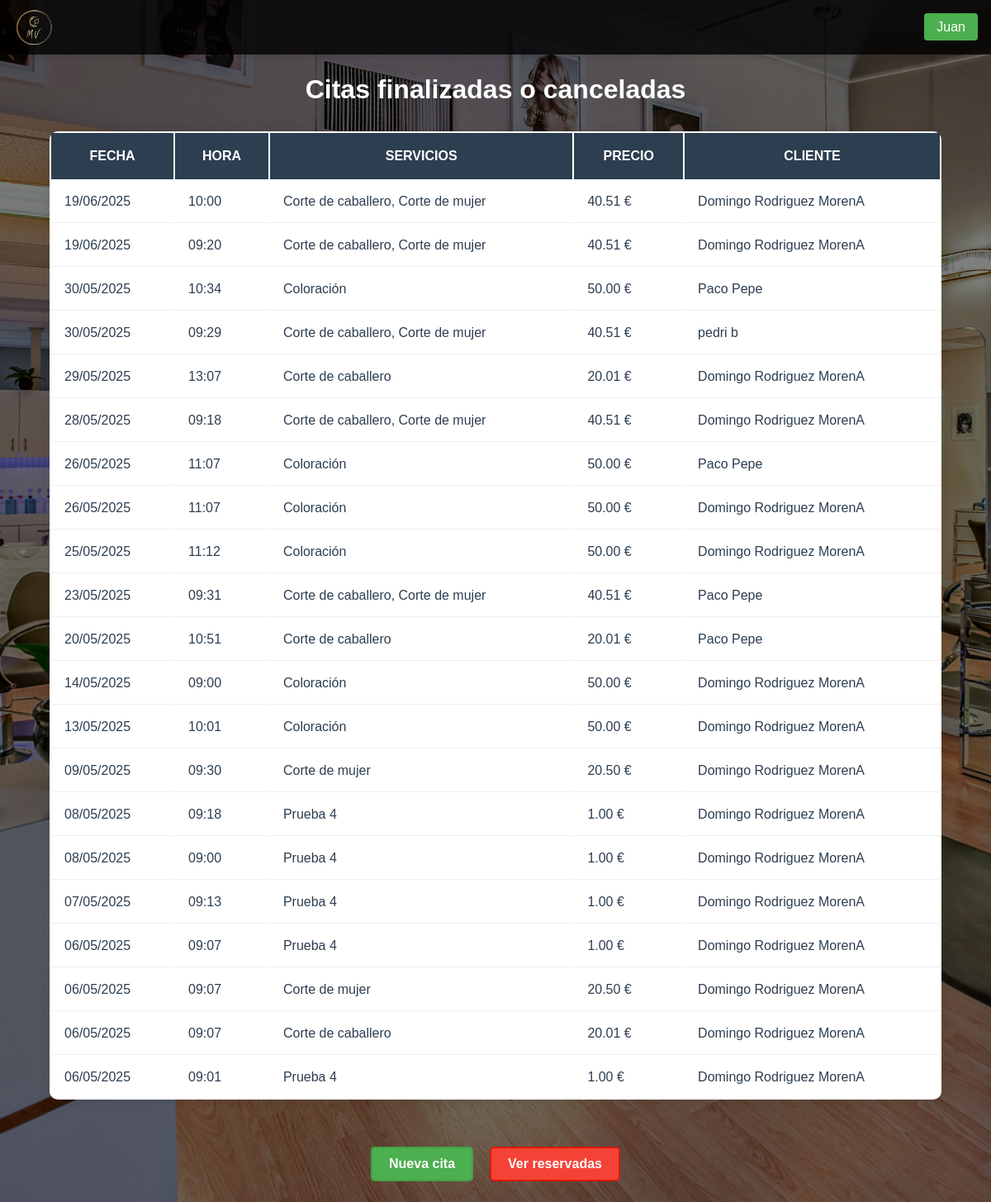
Page /paginas/citas.php?filtro=finalizadas (signed in) on the committed database.
### tables this page shows
CREATE TABLE `citas` (
  `id_cita` int NOT NULL AUTO_INCREMENT,
  `id_cliente` int DEFAULT NULL,
  `fecha_cita` date NOT NULL,
  `hora_inicio` time NOT NULL,
  `hora_fin` time DEFAULT NULL,
  `estado` enum('reservada','cancelada','finalizada') NOT NULL,
  `duracion_total` int NOT NULL,
  `precio_final` decimal(10,2) DEFAULT NULL,
  PRIMARY KEY (`id_cita`),
  KEY `id_cliente` (`id_cliente`),
  KEY `idx_fecha_cita` (`fecha_cita`),
  CONSTRAINT `citas_ibfk_1` FOREIGN KEY (`id_cliente`) REFERENCES `clientes` (`id_cliente`)
);

### funcionalidades/verificar_admin.php (called while the page is built, shortened)
<?php
function esAdministrador($conn) {
    try {
        $stmt = $conn->prepare("SELECT es_admin FROM empleados WHERE dni = :dni AND activo = 1");
        $stmt->execute([':dni' => $_SESSION['dni']]);
        return ($stmt->fetch(PDO::FETCH_COLUMN) == 1);
    } catch (PDOException $e) {
        error_log("Error verificando admin: " . $e->getMessage());
        return false;
    }
}

### paginas/citas.php (the view, shortened to what this page needs)
<?php
require_once $_SERVER['DOCUMENT_ROOT'] . '/TFGPeluqueria/funcionalidades/conexion.php';
require_once $_SERVER['DOCUMENT_ROOT'] . '/TFGPeluqueria/funcionalidades/verificar_admin.php';
include $_SERVER['DOCUMENT_ROOT'] . '/TFGPeluqueria/plantillas/navbar.php';
$esAdmin = esAdministrador($conn);
$filtro = $_GET['filtro'] ?? 'reservadas';
$condicionEstado = ($filtro === 'reservadas')
    ? "c.estado = 'reservada'"
    : "c.estado IN ('finalizada', 'cancelada')";
$citas = [];
try {
    $stmt = $conn->prepare("
        SELECT c.id_cita, c.fecha_cita, c.hora_inicio, c.estado,
               c.precio_final,
               GROUP_CONCAT(s.nombre_servicio SEPARATOR ', ') AS servicios,
               CONCAT(cli.nombre, ' ', cli.apellidos) AS cliente
        FROM citas c
        JOIN clientes cli ON c.id_cliente = cli.id_cliente
        JOIN citas_servicios cs ON c.id_cita = cs.id_cita
        JOIN servicios s ON cs.id_servicio = s.id_servicio
	WHERE $condicionEstado
        GROUP BY c.id_cita
        ORDER BY c.fecha_cita DESC, c.hora_inicio DESC
    ");
    $stmt->execute();
    $citas = $stmt->fetchAll(PDO::FETCH_ASSOC);
} catch (PDOException $e) {
    echo "Error al obtener citas: " . $e->getMessage();
}
?>
<!DOCTYPE html>
<html lang="es">
<head>
    <link rel="stylesheet" href="/TFGPeluqueria/css/styles.css">
</head>
<body>
    <div class="contenedor-principal">
        <h1>Citas <?= $filtro === 'reservadas' ? 'reservadas' : 'finalizadas o canceladas' ?></h1>
        <?php if (empty($citas)): ?>
                <p>No hay citas <?= $filtro === 'reservadas' ? 'reservadas' : 'finalizadas o canceladas' ?>.</p>
        <?php else: ?>
            <table class="tabla-citas">
                <thead>
                    <tr>
                        <th>Fecha</th>
                        <th>Hora</th>
                        <th>Servicios</th>
                        <th>Precio</th>
                        <th>Cliente</th>
		   </tr>
                </thead>
                <tbody>
                    <?php foreach ($citas as $cita): ?>
                        <tr onclick="window.location='/TFGPeluqueria/paginas/datos_cita.php?id_cita=<?= $cita['id_cita'] ?>'" style="cursor: pointer;">
                            <td><?= date('d/m/Y', strtotime($cita['fecha_cita'])) ?></td>
                            <td><?= date('H:i', strtotime($cita['hora_inicio'])) ?></td>
                            <td><?= $cita['servicios'] ?></td>
                            <td><?= number_format($cita['precio_final'], 2) ?> €</td>
                            <td><?= $cita['cliente'] ?></td>
                        </tr>
                    <?php endforeach; ?>
                </tbody>
            </table>
        <?php endif; ?>
        <div class="contenedor-botones">
            <?php if ($esAdmin): ?>
                <a href="/TFGPeluqueria/paginas/seleccionar_cliente.php" class="boton-alta">Nueva cita</a>
                <a href="citas.php?filtro=<?= $filtro === 'reservadas' ? 'finalizadas' : 'reservadas' ?>"
                class="boton-baja">
                    <?= $filtro === 'reservadas' ? 'Ver finalizadas/canceladas' : 'Ver reservadas' ?>
                </a>
            <?php endif; ?>
        </div>
    </div>
</body>
</html>

### css/styles.css (style rules this page uses)
* { margin: 0; padding: 0; box-sizing: border-box; font-family: 'Arial', sans-serif; }
:root { --color-primario: #2c3e50; --color-secundario: #e67e22; --fondo-beige: #FFF8DC; --tabla-dorado: #20d4da; --color-desplegables: rgba(25, 121, 230, 0.459); }
body { min-height: 100vh; position: relative; margin: 0; padding: 0; }
body::before { content: ""; position: absolute; top: 0; left: 0; width: 100%; height: 100%; background: linear-gradient(rgba(0, 0, 0, 0.5), rgba(0, 0, 0, 0.5)), url('/TFGPeluqueria/imagenes/Fondo.jpg') center/cover; background-attachment: scroll; }
.contenedor-principal, .registros-container { padding-top: 90px; position: relative; color: white; min-height: 100vh; display: flex; flex-direction: column; justify-content: flex-start; align-items: center; text-align: center; }
.tabla-citas { width: 90%; margin: 2rem auto; background: white; border-radius: 10px; box-shadow: 0 2px 15px rgba(0, 0, 0, 0.1); overflow: hidden; overflow-x: auto; }
.tabla-citas th { background-color: var(--color-primario); color: white; padding: 1.2rem; text-align: center; font-weight: 600; text-transform: uppercase; }
.tabla-citas td { padding: 1rem; border-bottom: 1px solid #eeeeee; color: var(--color-primario); }
.tabla-citas tr:last-child td { border-bottom: none; }
.boton-alta { background-color: #4CAF50; border: 2px solid #45a049; }
.contenedor-botones { display: flex; gap: 10px; margin: 15px 0; }
.boton-alta, .boton-baja { display: inline-block; padding: 10px 20px; border-radius: 5px; text-decoration: none; color: white; font-weight: bold; transition: background-color 0.3s ease; margin: 10px 5px; }
.boton-baja { background-color: #f44336; border: 2px solid #da190b; }

### rows in the picture
citas: fecha_cita "19/06/2025", hora_inicio "10:00", servicios "Corte de caballero, Corte de mujer", precio_final "40.51", cliente "Domingo Rodriguez MorenA"
citas: fecha_cita "19/06/2025", hora_inicio "09:20", servicios "Corte de caballero, Corte de mujer", precio_final "40.51", cliente "Domingo Rodriguez MorenA"
citas: fecha_cita "30/05/2025", hora_inicio "10:34", servicios "Coloración", precio_final "50.00", cliente "Paco Pepe"
citas: fecha_cita "30/05/2025", hora_inicio "09:29", servicios "Corte de caballero, Corte de mujer", precio_final "40.51", cliente "pedri b"
citas: fecha_cita "29/05/2025", hora_inicio "13:07", servicios "Corte de caballero", precio_final "20.01", cliente "Domingo Rodriguez MorenA"
citas: fecha_cita "28/05/2025", hora_inicio "09:18", servicios "Corte de caballero, Corte de mujer", precio_final "40.51", cliente "Domingo Rodriguez MorenA"
citas: fecha_cita "26/05/2025", hora_inicio "11:07", servicios "Coloración", precio_final "50.00", cliente "Paco Pepe"
citas: fecha_cita "26/05/2025", hora_inicio "11:07", servicios "Coloración", precio_final "50.00", cliente "Domingo Rodriguez MorenA"
citas: fecha_cita "25/05/2025", hora_inicio "11:12", servicios "Coloración", precio_final "50.00", cliente "Domingo Rodriguez MorenA"
citas: fecha_cita "23/05/2025", hora_inicio "09:31", servicios "Corte de caballero, Corte de mujer", precio_final "40.51", cliente "Paco Pepe"
citas: fecha_cita "20/05/2025", hora_inicio "10:51", servicios "Corte de caballero", precio_final "20.01", cliente "Paco Pepe"
citas: fecha_cita "14/05/2025", hora_inicio "09:00", servicios "Coloración", precio_final "50.00", cliente "Domingo Rodriguez MorenA"
citas: fecha_cita "13/05/2025", hora_inicio "10:01", servicios "Coloración", precio_final "50.00", cliente "Domingo Rodriguez MorenA"
citas: fecha_cita "09/05/2025", hora_inicio "09:30", servicios "Corte de mujer", precio_final "20.50", cliente "Domingo Rodriguez MorenA"
citas: fecha_cita "08/05/2025", hora_inicio "09:18", servicios "Prueba 4", precio_final "1.00", cliente "Domingo Rodriguez MorenA"
citas: fecha_cita "08/05/2025", hora_inicio "09:00", servicios "Prueba 4", precio_final "1.00", cliente "Domingo Rodriguez MorenA"
citas: fecha_cita "07/05/2025", hora_inicio "09:13", servicios "Prueba 4", precio_final "1.00", cliente "Domingo Rodriguez MorenA"
citas: fecha_cita "06/05/2025", hora_inicio "09:07", servicios "Prueba 4", precio_final "1.00", cliente "Domingo Rodriguez MorenA"
citas: fecha_cita "06/05/2025", hora_inicio "09:07", servicios "Corte de mujer", precio_final "20.50", cliente "Domingo Rodriguez MorenA"
citas: fecha_cita "06/05/2025", hora_inicio "09:07", servicios "Corte de caballero", precio_final "20.01", cliente "Domingo Rodriguez MorenA"
citas: fecha_cita "06/05/2025", hora_inicio "09:01", servicios "Prueba 4", precio_final "1.00", cliente "Domingo Rodriguez MorenA"

### other values in the picture
$_SESSION['nombre'] "Juan"
